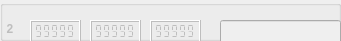
             <widget class="QGroupBox" name="markerBox_2">
              <property name="enabled">
               <bool>false</bool>
              </property>
              <property name="geometry">
               <rect>
                <x>0</x>
                <y>10</y>
                <width>341</width>
                <height>41</height>
               </rect>
              </property>
              <property name="title">
               <string notr="true"/>
              </property>
              <property name="flat">
               <bool>false</bool>
              </property>
              <widget class="QLCDNumber" name="X_2">
               <property name="geometry">
                <rect>
                 <x>30</x>
                 <y>20</y>
                 <width>51</width>
                 <height>23</height>
                </rect>
               </property>
               <property name="smallDecimalPoint">
                <bool>true</bool>
               </property>
               <property name="segmentStyle">
                <enum>QLCDNumber::Flat</enum>
               </property>
               <property name="value" stdset="0">
                <double>99999.000000000000000</double>
               </property>
              </widget>
              <widget class="QLCDNumber" name="Y_2">
               <property name="geometry">
                <rect>
                 <x>90</x>
                 <y>20</y>
                 <width>51</width>
                 <height>23</height>
                </rect>
               </property>
               <property name="smallDecimalPoint">
                <bool>true</bool>
               </property>
               <property name="segmentStyle">
                <enum>QLCDNumber::Flat</enum>
               </property>
               <property name="value" stdset="0">
                <double>99999.000000000000000</double>
               </property>
              </widget>
              <widget class="QLCDNumber" name="Z_2">
               <property name="geometry">
                <rect>
                 <x>150</x>
                 <y>20</y>
                 <width>51</width>
                 <height>23</height>
                </rect>
               </property>
               <property name="smallDecimalPoint">
                <bool>true</bool>
               </property>
               <property name="segmentStyle">
                <enum>QLCDNumber::Flat</enum>
               </property>
               <property name="value" stdset="0">
                <double>99999.000000000000000</double>
               </property>
              </widget>
              <widget class="QLineEdit" name="name_2">
               <property name="geometry">
                <rect>
                 <x>220</x>
                 <y>20</y>
                 <width>121</width>
                 <height>25</height>
                </rect>
               </property>
               <property name="sizePolicy">
                <sizepolicy hsizetype="Expanding" vsizetype="Fixed">
                 <horstretch>0</horstretch>
                 <verstretch>0</verstretch>
                </sizepolicy>
               </property>
              </widget>
              <widget class="QLabel" name="srn_2">
               <property name="enabled">
                <bool>false</bool>
               </property>
               <property name="geometry">
                <rect>
                 <x>0</x>
                 <y>20</y>
                 <width>21</width>
                 <height>17</height>
                </rect>
               </property>
               <property name="font">
                <font>
                 <weight>75</weight>
                 <bold>true</bold>
                </font>
               </property>
               <property name="text">
                <string>  2</string>
               </property>
              </widget>
             </widget>
